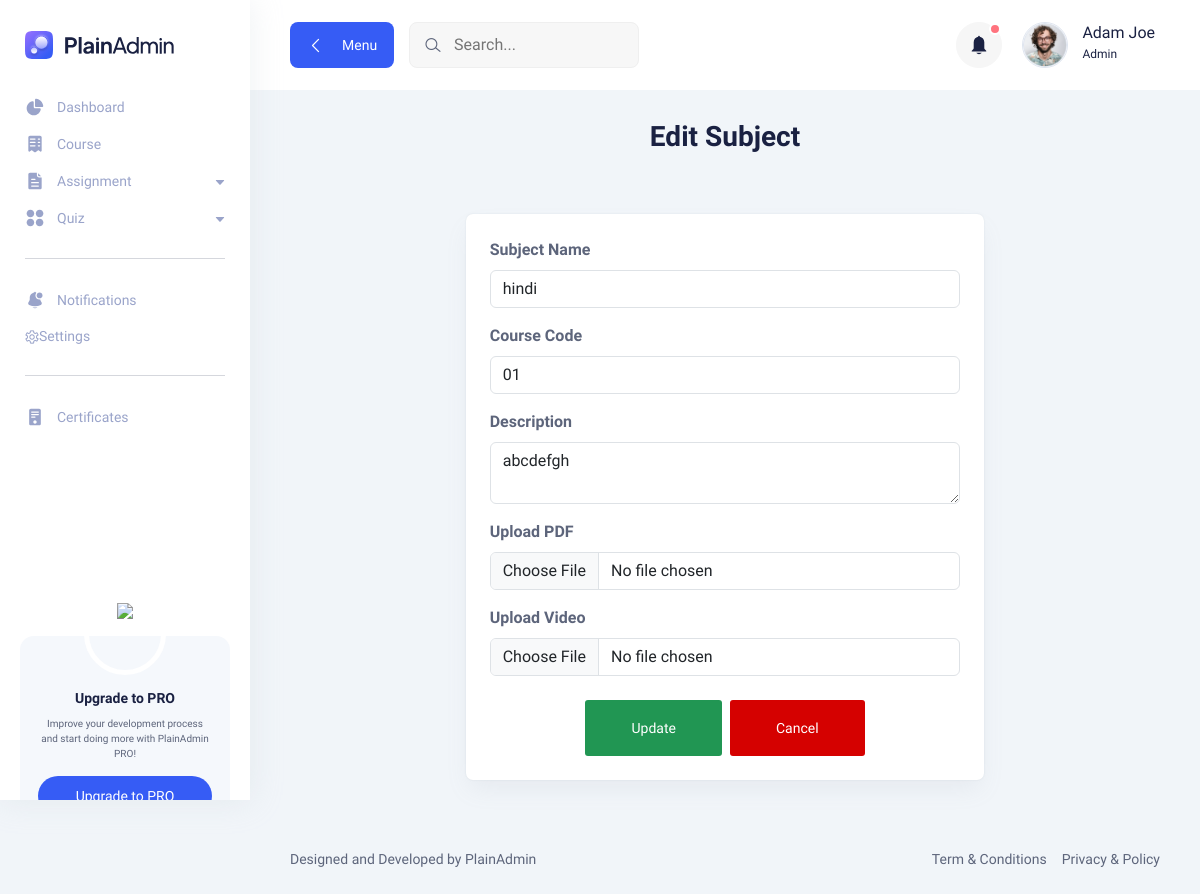
The page /subjects/1/edit/5/ on the database its author committed.
### app/models.py (models this page shows, shortened)
class Subject(models.Model):
    name = models.CharField(max_length=100)
    code = models.CharField(max_length=20)
    course = models.ForeignKey('Course', on_delete=models.CASCADE, related_name='subjects')
    description = models.TextField(blank=True,null=True)
    pdf = models.FileField(upload_to='subject_pdfs/', blank=True, null=True)
    video = models.FileField(upload_to='subject_videos/', blank=True, null=True)

### app/views.py (the view, shortened to what this page needs)
# urls.py: path("subjects/<int:course_id>/edit/<int:id>/", subject_edit, name="subject_edit"),
def subject_edit(request, course_id, id):
    course = Course.objects.get(id=course_id)
    subject = Subject.objects.get(id=id)
    return render(request, "teacher/edit_subject.html", {"subject": subject, "course": course})

### app/templates/teacher/edit_subject.html (shortened to what this page needs)
{% extends 'teacher/basefile.html' %}
{% block body %}
      <section class="table-components">
        <div class="container-fluid">
          <div class="title-wrapper pt-30">
            <div class="row align-items-center">
              <div class="col-md-12 text-center">
                <div class="title">
                  <h2 class="text-center">Edit Subject</h2>
                </div>
              </div>
            </div>
          </div>
  <section class="form-components pt-30">
  <div class="container-fluid">
    <div class="row justify-content-center">
      <div class="col-lg-8 col-md-10">
        <div class="card-style mb-30 p-4">
        <form method="POST" enctype="multipart/form-data">
            <div class="mb-3">
              <label for="name" class="form-label" style="font-weight: 600;">Subject Name</label>
              <input class="form-control" name="name" value="{{ subject.name }}" required>
            </div>
            <div class="mb-3">
              <label for="code" class="form-label" style="font-weight: 600;">Course Code</label>
              <input class="form-control" name="code" value="{{ subject.code }}" required>
            </div>
            <div class="mb-3">
              <label for="description" class="form-label" style="font-weight: 600;">Description</label>
              <textarea class="form-control" name="description">{{ subject.description }}</textarea>
            </div>
            <div class="mb-3">
              <label for="pdf" class="form-label" style="font-weight: 600;">Upload PDF</label>
              <input type="file" name="pdf" class="form-control" value="{{ subject.pdf }}">
            </div>
            <div class="mb-3">
              <label for="video" class="form-label" style="font-weight: 600;">Upload Video</label>
              <input type="file" name="video" class="form-control">
            </div>
            <div class="d-flex justify-content-center mt-4">
              <button type="submit" class="main-btn success-btn btn-hover me-2">Update</button>
              <a href="{% url 'subject_list' course.id %}" class="main-btn danger-btn btn-hover">Cancel</a>
            </div>
          </form>
        </div>
      </div>
    </div>
  </div>
</section>
{% endblock %}

### static/assets/css/fullcalendar.css (style rules this page uses)
:root { --fc-daygrid-event-dot-width:8px;--fc-list-event-dot-width:10px;--fc-list-event-hover-bg-color:#f5f5f5 }

### rows shown on the page
Subject: name "hindi", code "01", description "abcdefgh"
